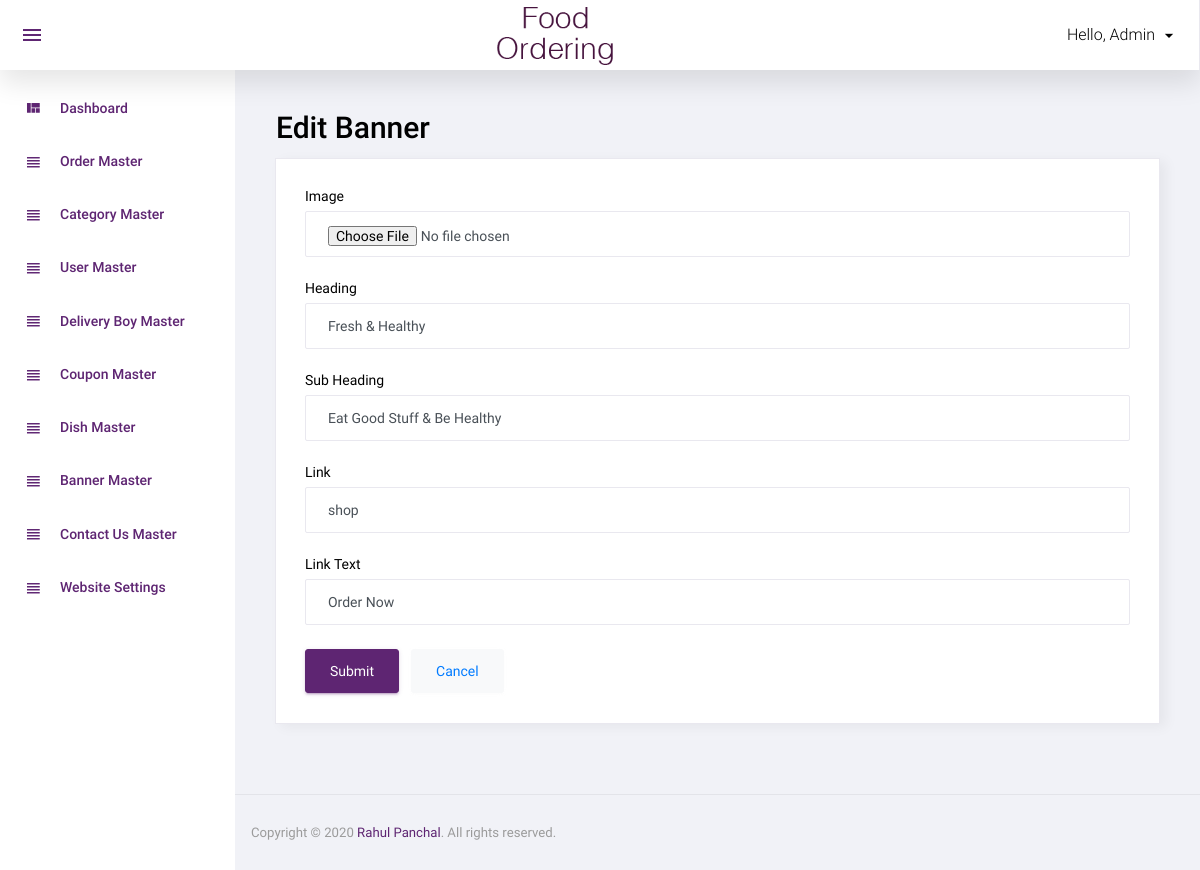
Screenshot of /admin/manage_banner.php?b_id=1 (signed in) with the database file from the repository.
### tables this page shows
CREATE TABLE `banner` (
  `b_id` int(11) NOT NULL,
  `b_heading` varchar(255) NOT NULL,
  `b_sub_heading` varchar(255) NOT NULL,
  `b_link` varchar(20) NOT NULL,
  `b_link_text` varchar(50) NOT NULL,
  `b_image` varchar(255) NOT NULL,
  `b_added_on` datetime NOT NULL,
  `b_status` int(11) NOT NULL
);

### include/functions.inc.php (called while the page is built, shortened)
<?php
function get_safe_value($con, $str){
        if($str!=""){
                $str = mysqli_real_escape_string($con, $str);
                $str = trim($str);
                $str = strip_tags($str);
                return $str;
        }
}
        ?>

### admin/manage_banner.php (the view, shortened to what this page needs)
<?php
include("top.inc.php");
$b_heading = '';
$b_sub_heading = '';
$b_link = '';
$b_link_text = '';
$img_required = 'required';
if(isset($_GET['b_id']) && ($_GET['b_id']!='')){
        $img_required = '';
        $b_id = get_safe_value($con, $_GET['b_id']);
        $sql = "select * from banner where b_id = '$b_id'";
        $res = mysqli_query($con, $sql);
        if(mysqli_num_rows($res)>0){
                while($row = mysqli_fetch_assoc($res)){
                        $b_heading = $row['b_heading'];
                        $b_sub_heading = $row['b_sub_heading'];
                        $b_link = $row['b_link'];
                        $b_link_text = $row['b_link_text'];
                }
        } else {
                redirect('banner.php');
        }
}
?>
<div class="row">
    <?php if(isset($_GET['b_id']) && ($_GET['b_id']!='')) { ?>
        <h1 class="card-title ml-3">Edit Banner</h1>
    <?php } else { ?>
        <h1 class="card-title ml-3">Add New Banner</h1>
    <?php } ?>
    <div class="col-12 grid-margin stretch-card">
        <div class="card">
            <div class="card-body">
                <form class="forms-sample" method="post" enctype="multipart/form-data">
                    <div class="form-group">
                        <label for="b_image">Image</label>
                        <input type="file" class="form-control" id="b_image" name="b_image" placeholder="Image" <?php echo $img_required; ?> />
                    </div>
                    <div class="form-group">
                        <label for="b_heading">Heading</label>
                        <input type="text" class="form-control" id="b_heading" name="b_heading" value="<?php echo $b_heading ?>" placeholder="Heading" required />
                    </div>
                    <div class="form-group">
                        <label for="b_sub_heading">Sub Heading</label>
                        <input type="text" class="form-control" id="b_sub_heading" name="b_sub_heading" value="<?php echo $b_sub_heading ?>" placeholder="Sub Heading" required />
                    </div>
                    <div class="form-group">
                        <label for="b_link">Link</label>
                        <input type="text" class="form-control" id="b_link" name="b_link" value="<?php echo $b_link ?>" placeholder="Link" required />
                    </div>
                    <div class="form-group">
                        <label for="b_link_text">Link Text</label>
                        <input type="text" class="form-control" id="b_link_text" name="b_link_text" value="<?php echo $b_link_text ?>" placeholder="Link Text" required />
                    </div>
                    <button type="submit" class="btn btn-primary mr-2" name="b_submit">Submit</button>
                    <button class="btn btn-light"><a href="banner.php">Cancel</a></button>
                </form>
            </div>
        </div>
    </div>
</div>
<?php include("footer.inc.php"); ?>

### rows the page displays
banner: b_heading "Fresh & Healthy", b_sub_heading "Eat Good Stuff & Be Healthy", b_link "shop", b_link_text "Order Now"

### other values shown
$_SESSION["a_name"] "Admin"
